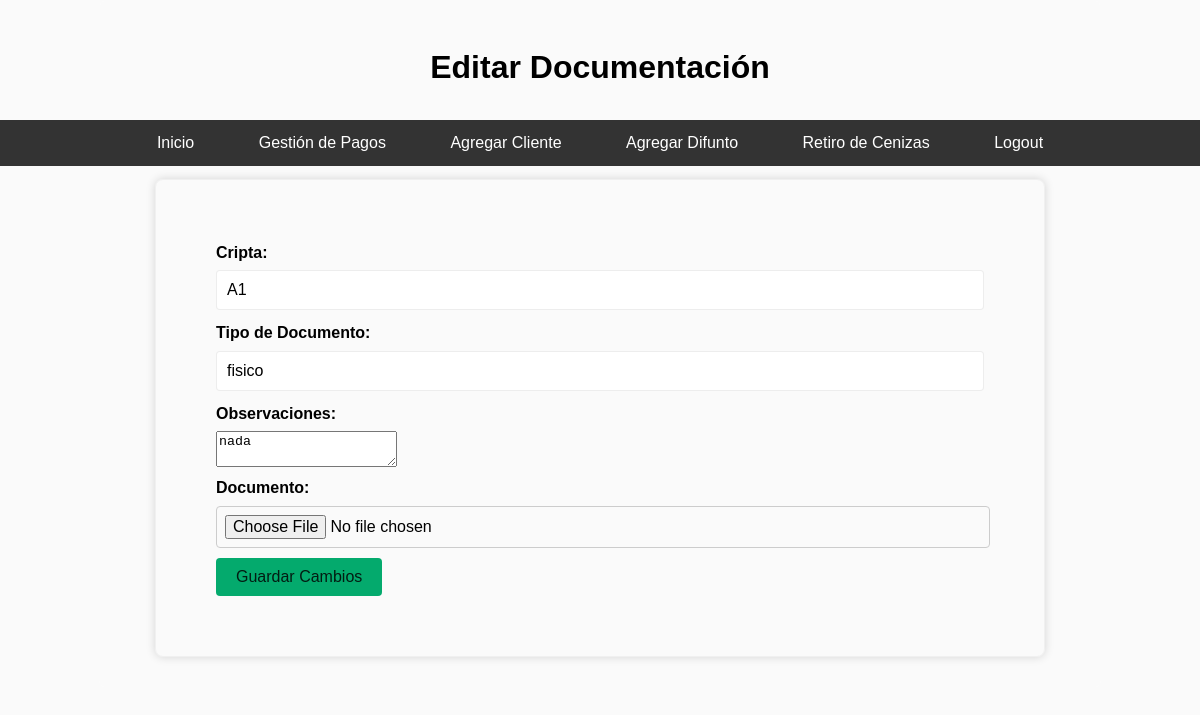
Page /editar_documentacion/A1 on the earlier database version.
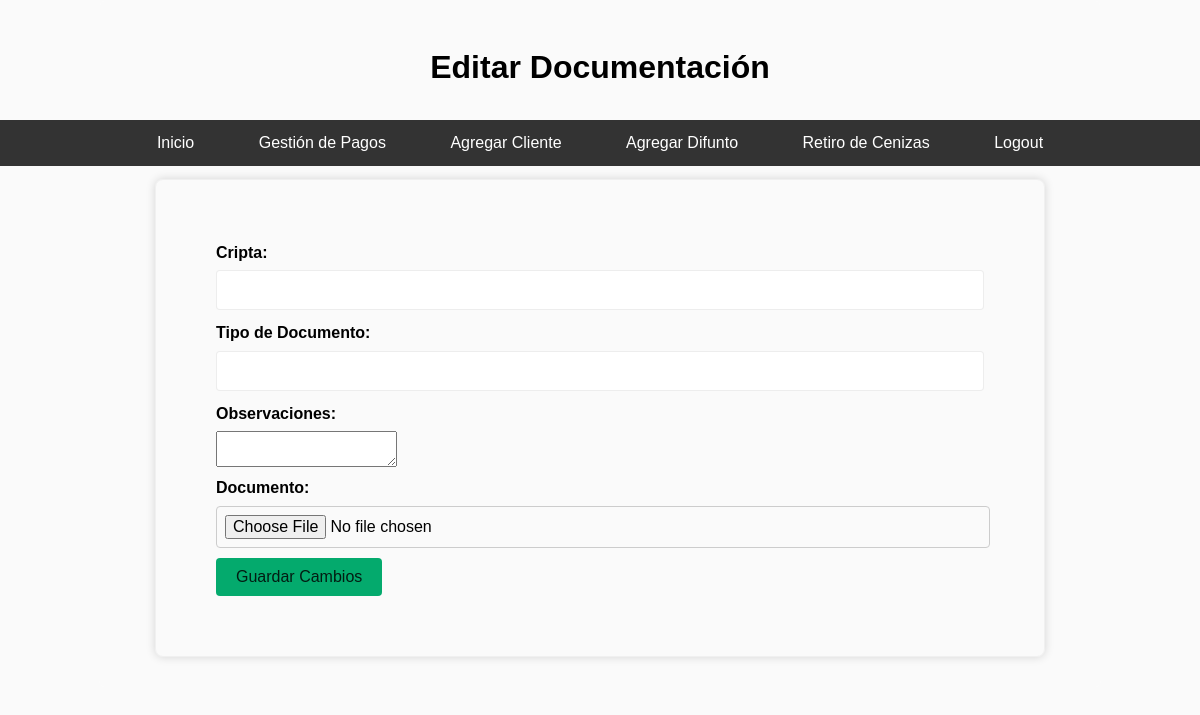
Same page on the later database version.
### tables this page shows
CREATE TABLE Documentacion (
    ID_documentacion INTEGER PRIMARY KEY AUTOINCREMENT,
    Cripta TEXT,
    Tipo_documento TEXT,
    Documento BLOB,
    Observaciones TEXT,
    FOREIGN KEY (Cripta) REFERENCES Clientes(Cripta)
);

### app.py (the view, shortened to what this page needs)
@app.route('/editar_documentacion/<cripta>', methods=['GET', 'POST'])
def editar_documentacion(cripta):
    conn = get_db_connection()
    cursor = conn.cursor()
    cursor.execute('SELECT * FROM Documentacion WHERE Cripta = ?', (cripta,))
    doc = cursor.fetchone()
    conn.close()
    return render_template('editar_documentacion.html', doc=doc)

### app.py (called while the page is built)
def get_db_connection():
    conn = sqlite3.connect('cripta_administracion.db')
    conn.row_factory = sqlite3.Row
    return conn

### templates/editar_documentacion.html (shortened to what this page needs)
<!DOCTYPE html>
<html lang="es">
<head>
    <link rel="stylesheet" href="{{ url_for('static', filename='styles.css') }}">
</head>
<body>
    <div class="container">
        <h1>Editar Documentación</h1>
        <nav>
            <ul class="navbar">
                <li><a href="{{ url_for('menu') }}">Inicio</a></li>
                <li><a href="{{ url_for('pagos_cajero') }}">Gestión de Pagos</a></li>
                <li><a href="{{ url_for('agregar_cliente') }}">Agregar Cliente</a></li>
                <li><a href="{{ url_for('agregar_difunto') }}">Agregar Difunto</a></li>
                <li><a href="{{ url_for('retiro_cenizas') }}">Retiro de Cenizas</a></li>
                <li><a href="{{ url_for('logout') }}">Logout</a></li>
            </ul>
        </nav>
        <form method="POST" enctype="multipart/form-data">
            <label for="cripta">Cripta:</label>
            <input type="text" name="cripta" id="cripta" value="{{ doc.Cripta }}" required readonly>
            <label for="tipo_documento">Tipo de Documento:</label>
            <input type="text" name="tipo_documento" id="tipo_documento" value="{{ doc.Tipo_documento }}" required>
            <label for="observaciones">Observaciones:</label>
            <textarea name="observaciones" id="observaciones">{{ doc.Observaciones }}</textarea>
            <label for="documento">Documento:</label>
            <input type="file" name="documento" id="documento">
            <button type="submit">Guardar Cambios</button>
        </form>
    </div>
</body>
</html>

Differences in the rows shown:
removed Documentacion: cripta "A1", tipo_documento "fisico", observaciones "nada"
